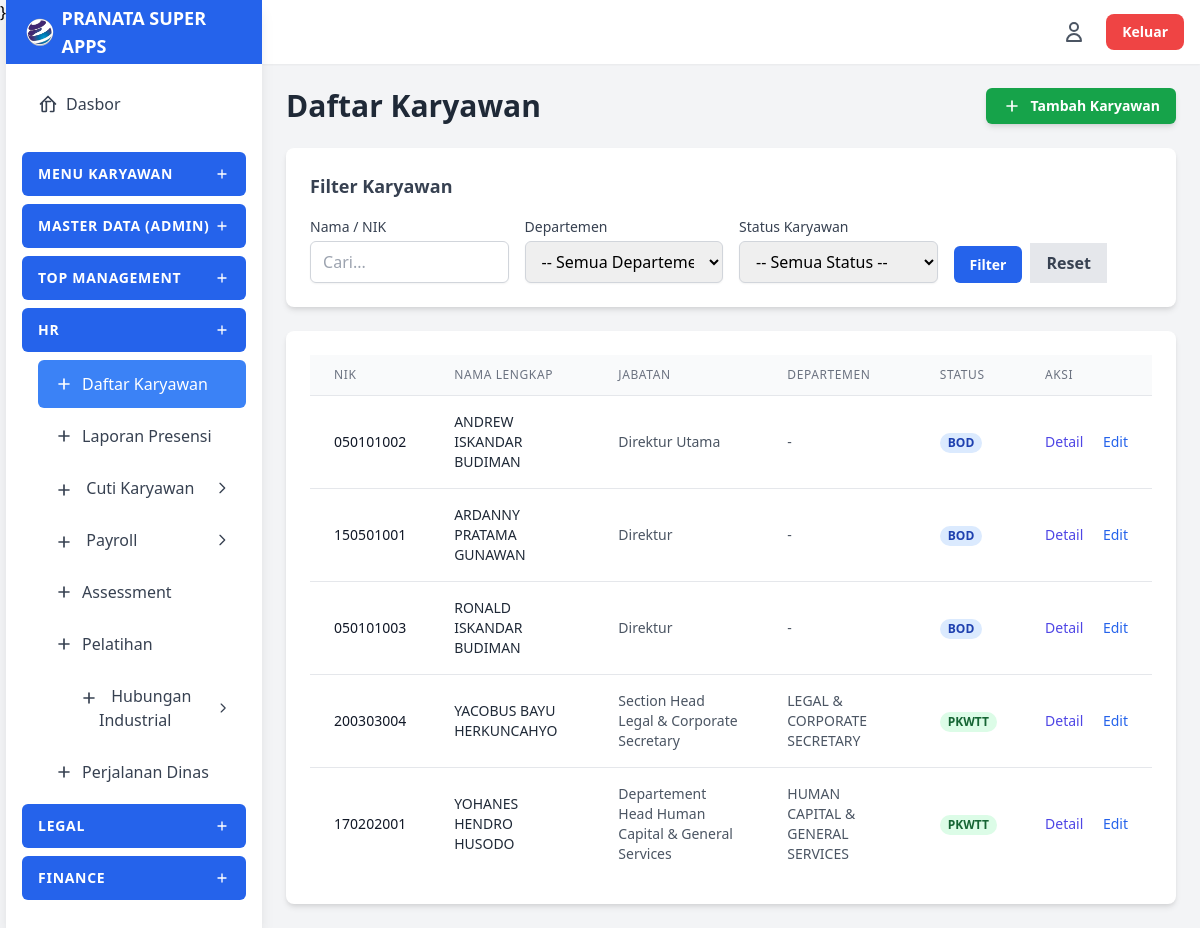
/modules/hr/hr_daftar_karyawan.php (signed in), run on the app's committed database.
### tables this page shows
CREATE TABLE `users` (
  `id` int(11) NOT NULL,
  `nik` varchar(50) NOT NULL COMMENT 'Nomor Induk Karyawan',
  `password` varchar(255) NOT NULL COMMENT 'Gunakan password_hash() di PHP',
  `nama_lengkap` varchar(255) NOT NULL,
  `email` varchar(255) NOT NULL,
  `jenis_kelamin` enum('Laki-laki','Perempuan') DEFAULT NULL,
  `alamat` text DEFAULT NULL,
  `telepon` varchar(30) DEFAULT NULL,
  `no_ktp` varchar(50) DEFAULT NULL,
  `npwp` varchar(50) DEFAULT NULL,
  `status_perkawinan` varchar(20) DEFAULT NULL COMMENT 'Misal: TK/0, K/1, K/2, K/3',
  `pendidikan_terakhir` enum('Tidak Sekolah','SD','SMP','SMA/SMK','D1','D2','D3','S1','S2','S3') DEFAULT NULL,
  `jumlah_tanggungan` int(2) NOT NULL DEFAULT 0,
  `nama_jabatan` varchar(100) DEFAULT NULL,
  `pic` varchar(100) DEFAULT NULL,
  `id_direktorat` int(11) DEFAULT NULL,
  `id_divisi` int(11) DEFAULT NULL,
  `id_departemen` int(11) DEFAULT NULL,
  `id_section` int(11) DEFAULT NULL,
  `atasan_id` int(11) DEFAULT NULL COMMENT 'FK ke users.id (Atasan Langsung)',
  `tanggal_masuk` date DEFAULT NULL,
  `jumlah_cuti` int(5) DEFAULT 12,
  `penempatan_kerja` varchar(100) DEFAULT NULL,
  `status_karyawan` enum('PKWT','PKWTT','BOD','BOC','Freelance','OS','Magang','KHL') NOT NULL DEFAULT 'PKWT',
  `terakhir_cuti` date DEFAULT NULL,
  `expired_pkwt` date DEFAULT NULL,
  `bank_nama` varchar(100) DEFAULT NULL,
  `bank_rekening` varchar(100) DEFAULT NULL,
  `bank_atas_nama` varchar(255) DEFAULT NULL,
  `kontak_darurat_nama` varchar(255) DEFAULT NULL,
  `kontak_darurat_hubungan` varchar(100) DEFAULT NULL,
  `kontak_darurat_telepon` varchar(30) DEFAULT NULL,
  `tier` enum('Admin','Staf','Supervisor','Manager','Direksi','Komisaris','Pemegang Saham') NOT NULL,
  `app_akses` enum('Admin','HR','Legal','Finance','Top Management','Karyawan') NOT NULL DEFAULT 'Karyawan',
  `foto_profile_path` varchar(255) DEFAULT NULL,
  `created_at` timestamp NOT NULL DEFAULT current_timestamp()
);

CREATE TABLE `departemen` (
  `id` int(11) NOT NULL,
  `id_divisi` int(11) NOT NULL,
  `nama_departemen` varchar(255) NOT NULL,
  `kode_departemen` varchar(2) DEFAULT NULL COMMENT '2 digit kode unik departemen',
  `nomor_urut_terakhir` int(3) NOT NULL DEFAULT 0 COMMENT 'Nomor urut terakhir yg digunakan',
  `id_pimpinan` int(11) DEFAULT NULL COMMENT 'FK ke users.id (Manager)'
);

### modules/hr/hr_daftar_karyawan.php (the view, shortened to what this page needs)
<?php
require '../../includes/header.php';
$errors = [];
$karyawan_list = [];
$limit = 25;
$page = isset($_GET['halaman']) ? (int)$_GET['halaman'] : 1;
$offset = ($page - 1) * $limit;
$filter_nama_nik = $_GET['nama_nik'] ?? '';
$sql_base = "FROM users u
             LEFT JOIN departemen d ON u.id_departemen = d.id
             LEFT JOIN divisi dv ON u.id_divisi = dv.id
             LEFT JOIN users atasan ON u.atasan_id = atasan.id";
$where_clauses = [];
$params = [];
$types = "";
$where_clauses[] = "u.status_karyawan IN ('PKWT', 'PKWTT', 'BOD', 'BOC')";
$where_clauses[] = "u.app_akses != 'Admin'";
$sql_where = "";
if (!empty($where_clauses)) {
    $sql_where = " WHERE " . implode(" AND ", $where_clauses);
}
$sql_data = "SELECT
                u.id, u.nik, u.nama_lengkap, u.nama_jabatan, u.email, u.telepon, u.status_karyawan,
                d.nama_departemen,
                dv.nama_divisi,
                atasan.nama_lengkap as nama_atasan
            " . $sql_base . $sql_where . "
            ORDER BY u.nama_lengkap ASC
            LIMIT ? OFFSET ?";
$types .= "ii";
$params_data = $params;
$params_data[] = $limit;
$params_data[] = $offset;
$stmt = $conn->prepare($sql_data);
if ($stmt === false) {
    $errors[] = "Gagal mempersiapkan query karyawan: " . $conn->error;
} else {
    if (!empty($params_data)) {
        $stmt->bind_param($types, ...$params_data);
    }
    $stmt->execute();
    $result = $stmt->get_result();
    if ($result->num_rows > 0) {
        while ($row = $result->fetch_assoc()) {
            $karyawan_list[] = $row;
        }
    }
}
if (!function_exists('showData')) {
    function showData($data) {
        return !empty($data) ? htmlspecialchars($data) : '-';
    }
}
?>
<?php require '../../includes/sidebar.php'; ?>
<main class="overflow-x-hidden overflow-y-auto bg-gray-100 p-6">
    <div class="flex justify-between items-center mb-6">
        <h1 class="text-3xl font-bold text-gray-800">Daftar Karyawan</h1>
        <a href="../users/add_user.php" class="btn-primary-sm bg-green-600 hover:bg-green-700 flex items-center shadow-md px-4 py-2 text-sm font-semibold no-underline">
            <svg class="w-5 h-5 mr-2" fill="none" stroke="currentColor" viewBox="0 0 24 24" xmlns="http://www.w3.org/2000/svg"><path stroke-linecap="round" stroke-linejoin="round" stroke-width="2" d="M12 6v6m0 0v6m0-6h6m-6 0H6"></path></svg>
            Tambah Karyawan
        </a>
    </div>
    <div class="card mb-6">
        <div class="card-content">
            <h2 class="text-lg font-semibold text-gray-700 mb-4">Filter Karyawan</h2>
            <form action="hr_daftar_karyawan.php" method="GET">
                <div class="grid grid-cols-1 md:grid-cols-4 gap-4">
                    <div>
                        <label for="nama_nik" class="form-label">Nama / NIK</label>
                        <input type="text" id="nama_nik" name="nama_nik" class="form-input" placeholder="Cari..." value="<?php echo htmlspecialchars($filter_nama_nik); ?>">
                    </div>
                    <div>
                        <label for="id_departemen" class="form-label">Departemen</label>
                        <select id="id_departemen" name="id_departemen" class="form-input">
                            <option value="">-- Semua Departemen --</option>
                        </select>
                    </div>
                    <div>
                        <label for="status" class="form-label">Status Karyawan</label>
                        <select id="status" name="status" class="form-input">
                            <option value="">-- Semua Status --</option>
                        </select>
                    </div>
                    <div class="flex items-end space-x-2">
                        <button type="submit" class="btn-primary-sm bg-blue-600 hover:bg-blue-700 px-4 py-2 font-semibold">
                            Filter
                        </button>
                        <a href="hr_daftar_karyawan.php" class="btn-secondary px-4 py-2 font-semibold no-underline">
                            Reset
                        </a>
                    </div>
                </div>
            </form>
        </div>
    </div>
    <div class="card">
        <div class="card-content">
            <div class="overflow-x-auto">
                <table class="w-full divide-y divide-gray-200">
                    <thead class="bg-gray-50">
                        <tr>
                            <th scope="col" class="px-6 py-3 text-left text-xs font-medium text-gray-500 uppercase tracking-wider">NIK</th>
                            <th scope="col" class="px-6 py-3 text-left text-xs font-medium text-gray-500 uppercase tracking-wider">Nama Lengkap</th>
                            <th scope="col" class="px-6 py-3 text-left text-xs font-medium text-gray-500 uppercase tracking-wider">Jabatan</th>
                            <th scope="col" class="px-6 py-3 text-left text-xs font-medium text-gray-500 uppercase tracking-wider">Departemen</th>
                            <th scope="col" class="px-6 py-3 text-left text-xs font-medium text-gray-500 uppercase tracking-wider">Status</th>
                            <th scope="col" class="px-6 py-3 text-left text-xs font-medium text-gray-500 uppercase tracking-wider">Aksi</th>
                        </tr>
                    </thead>
                    <tbody class="bg-white divide-y divide-gray-200">
                        <?php if (empty($karyawan_list)): ?>
                            <tr>
                                <td colspan="6" class="px-6 py-4 text-center text-gray-500">Tidak ada data karyawan yang cocok dengan filter.</td>
                            </tr>
                        <?php else: ?>
                            <?php foreach ($karyawan_list as $k): ?>
                                <tr>
                                    <td class="px-6 py-4 text-sm font-medium text-gray-900"><?php echo showData($k['nik']); ?></td>
                                    <td class="px-6 py-4 text-sm text-gray-800"><?php echo htmlspecialchars($k['nama_lengkap']); ?></td>
                                    <td class="px-6 py-4 text-sm text-gray-600"><?php echo showData($k['nama_jabatan']); ?></td>
                                    <td class="px-6 py-4 text-sm text-gray-600"><?php echo showData($k['nama_departemen']); ?></td>
                                    <td class="px-6 py-4 whitespace-nowrap text-sm">
                                        <?php
                                        $status = $k['status_karyawan'];
                                        $color_class = 'bg-gray-100 text-gray-800';
                                        switch ($status) {
                                            case 'PKWTT':
                                                $color_class = 'bg-green-100 text-green-800';
                                                break;
                                            case 'BOD':
                                            case 'BOC':
                                                $color_class = 'bg-blue-100 text-blue-800';
                                                break;
                                        }
                                        echo "<span class='px-2 inline-flex text-xs leading-5 font-semibold rounded-full $color_class'>" . htmlspecialchars($status) . "</span>";
                                        ?>
                                    </td>
                                    <td class="px-6 py-4 whitespace-nowrap text-sm font-medium">
                                        <button
                                            type="button"
                                            class="text-indigo-600 hover:text-indigo-900 open-detail-modal"
                                            data-id="<?php echo $k['id']; ?>">
                                            Detail
                                        </button>
                                        <?php
                                        $is_bod_boc = in_array($k['status_karyawan'], ['BOD', 'BOC']);
                                        if ($is_admin || ($is_hr && !$is_bod_boc)):
                                        ?>
                                            <a href="../users/edit_user.php?id=<?php echo $k['id']; ?>" class="text-blue-600 hover:text-blue-900 ml-4">Edit</a>
                                        <?php endif; ?>
                                    </td>
                                </tr>
                            <?php endforeach; ?>
                        <?php endif; ?>
                    </tbody>
                </table>
            </div>
        </div>
    </div>
</main>
<?php require '../../includes/footer.php'; ?>

### includes/header.php (style rules this page uses)
.form-input { display: block; width: 100%; padding: 0.5rem 0.75rem; border: 1px solid #d1d5db; border-radius: 0.375rem; box-shadow: 0 1px 2px 0 rgba(0, 0, 0, 0.05); transition: border-color 0.2s ease-in-out, box-shadow 0.2s ease-in-out; }
.form-label { display: block; margin-bottom: 0.25rem; font-size: 0.875rem; font-weight: 500; color: #374151; }
.card { background-color: white; border-radius: 0.5rem; box-shadow: 0 4px 6px -1px rgba(0, 0, 0, 0.1), 0 2px 4px -1px rgba(0, 0, 0, 0.06); overflow: hidden; }
.card-content { padding: 1.5rem; }
.btn-primary-sm { padding: 0.25rem 0.75rem; font-size: 0.875rem; font-weight: 500; color: white; background-color: #3b82f6; border-radius: 0.375rem; transition: background-color 0.2s; text-decoration: none; }
.btn-secondary { background-color: #e5e7eb; color: #374151; }
.no-underline { text-decoration: none; }

### data on the page
users: nik "050101002", nama_lengkap "ANDREW ISKANDAR BUDIMAN", nama_jabatan "Direktur Utama", nama_departemen "-", status_karyawan "BOD"
users: nik "150501001", nama_lengkap "ARDANNY PRATAMA GUNAWAN", nama_jabatan "Direktur", nama_departemen "-", status_karyawan "BOD"
users: nik "050101003", nama_lengkap "RONALD ISKANDAR BUDIMAN", nama_jabatan "Direktur", nama_departemen "-", status_karyawan "BOD"
users: nik "200303004", nama_lengkap "YACOBUS BAYU HERKUNCAHYO", nama_jabatan "Section Head Legal & Corporate Secretary", id_departemen.nama_departemen "LEGAL & CORPORATE SECRETARY", status_karyawan "PKWTT"
users: nik "170202001", nama_lengkap "YOHANES HENDRO HUSODO", nama_jabatan "Departement Head Human Capital & General Services", id_departemen.nama_departemen "HUMAN CAPITAL & GENERAL SERVICES", status_karyawan "PKWTT"

### other printed values
$title "MENU KARYAWAN MASTER DATA (ADMIN) TOP MANAGEMENT HR LEGAL FINANCE"
